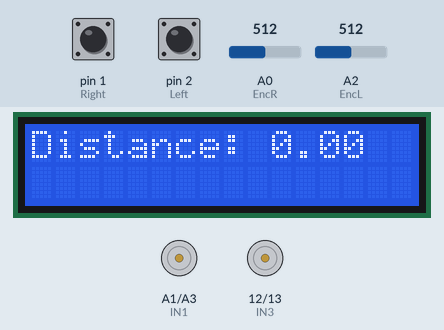
Recording of a sketch running on a simulated Arduino Uno, built with avr-gcc and run on an emulated ATmega328P. Parts: 16×2 character LCD, motor-driver pin pairs drawn as motors (green arrow = first pin HIGH = forward, orange = second pin HIGH = backward, longer = more drive, scaled by the enable pin). The inputs (shaded band) are chosen by the test bench; at power-on: pin 1 (Right) LOW, pin 2 (Left) LOW, A0 (EncR) = 512, A2 (EncL) = 512.

Above: at 1.2 s.
1.3 s: pin 1 (Right) pulled HIGH for 3.2 s
At 2.7 s:
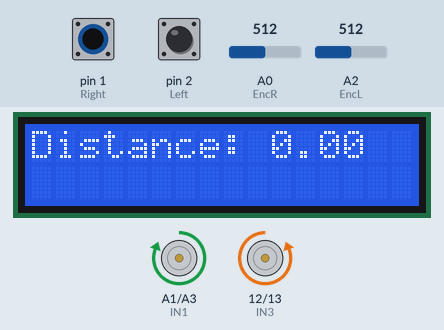
6.0 s: pin 2 (Left) pulled HIGH for 0.15 s
At 7.3 s:
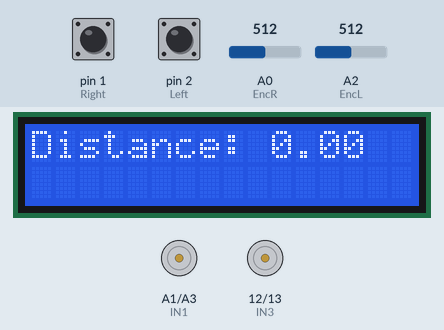
9.1 s: pin 2 (Left) pulled HIGH for 1 s
At 9.9 s:
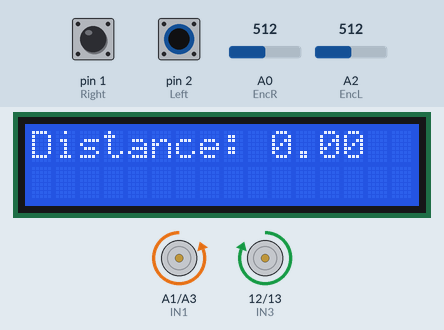
13.1 s: pin 2 (Left) pulled HIGH for 3.2 s
At 17.6 s:
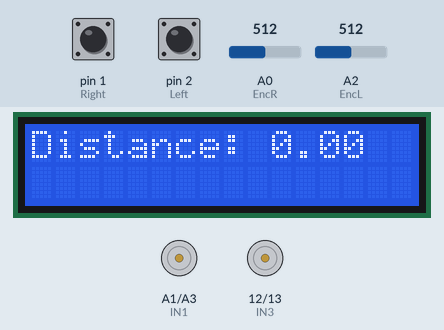
19.3 s: pin 2 (Left) driven HIGH
At 19.8 s:
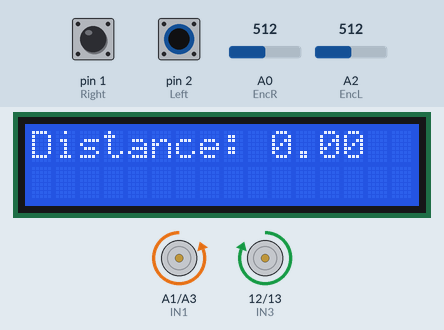
22.3 s: pin 1 (Right) pulled HIGH for 1 s
At 23.1 s:
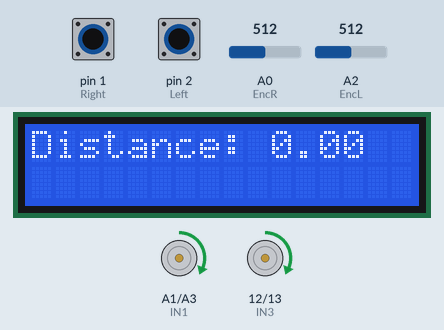
Timing chart, 0 to 25.3 s (numbered marks = the images above; inputs shaded):
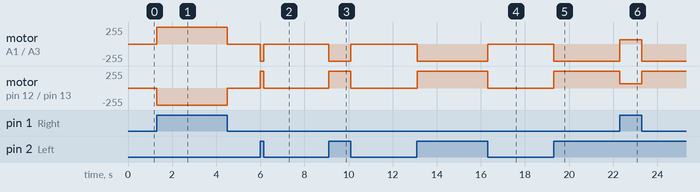

The sketch:

Week2.ino
```cpp
int IN1 = A1;  //forward (m1)
int IN2 = A3;  //backwards (m1)
int IN3 = 12;  // forward(m2)
int IN4 = 13;  // backwards (m2)
int enA = 3;
int enB = 11;
int Right = 1;
int Left = 2;
int R;
int L;

//encoders
long int pulses = 0;
double distance;
int EncR = A0;
int EncL = A2;
int firstEncR;
int firstEncL;
int lastEncR;
int lastEncL;
long int changeR = 0;
long int changeL = 0;
char wheelDirection[1] = { 'N' };

#include <LiquidCrystal.h>
//select the pins used on the LCD panel
LiquidCrystal lcd(8, 9, 4, 5, 6, 7);

void Neutral() {
  analogWrite(enA, 0);
  analogWrite(enB, 0);
  digitalWrite(IN1, LOW);
  digitalWrite(IN2, LOW);
  digitalWrite(IN3, LOW);
  digitalWrite(IN4, LOW);
}

void Drive() {
  analogWrite(enA, 65);
  analogWrite(enB, 65);
  digitalWrite(IN1, HIGH);
  digitalWrite(IN2, LOW);
  digitalWrite(IN3, HIGH);
  digitalWrite(IN4, LOW);
}

void turnLeft() {
  analogWrite(enA, 255);
  analogWrite(enB, 255);
  digitalWrite(IN1, HIGH);
  digitalWrite(IN2, LOW);
  digitalWrite(IN3, LOW);
  digitalWrite(IN4, HIGH);
}

void turnRight() {
  analogWrite(enA, 255);
  analogWrite(enB, 255);
  digitalWrite(IN1, LOW);
  digitalWrite(IN2, HIGH);
  digitalWrite(IN3, HIGH);
  digitalWrite(IN4, LOW);
}

void measureDistance() {

  if (analogRead(EncR) > 100) {
    lastEncR = 1;
  } else {
    lastEncR = 0;
  }
  if (analogRead(EncL) > 100) {
    lastEncL = 1;
  } else {
    lastEncL = 0;
  }

  if (*wheelDirection == 'L' || *wheelDirection == 'D') {
    if (lastEncR != firstEncR) {
      changeR++;
      firstEncR = lastEncR;
    }
  }
  if (*wheelDirection == 'R') {
    if (lastEncL != firstEncL) {
      changeL++;
      firstEncL = lastEncL;
    }
  }
  pulses = changeR + changeL;
  distance = ((pulses / 40.0) * 3.14159 * 3 * 2);
}

void displayDT() {
  lcd.clear();
  lcd.setCursor(0, 0);
  lcd.print("Distance: ");
  lcd.print(distance);
}

void setup() {
  pinMode(IN1, OUTPUT);
  pinMode(IN2, OUTPUT);
  pinMode(IN3, OUTPUT);
  pinMode(IN4, OUTPUT);
  pinMode(enA, OUTPUT);
  pinMode(enB, OUTPUT);
  pinMode(Right, INPUT);
  pinMode(Left, INPUT);
  pinMode(EncL, INPUT);
  pinMode(EncR, INPUT);

  lcd.begin(16, 2);
  lcd.setCursor(0, 0);

  //For encoder
  if (analogRead(EncR) > 100) {  //determine first tick of encoder
    firstEncR = 1;
  } else {
    firstEncR = 0;
  }
  if (analogRead(EncL) > 100) {
    firstEncL = 1;
  } else {
    firstEncL = 0;
  }
}

void loop() {

  R = digitalRead(Right);
  L = digitalRead(Left);

     if (R == 1 && L == 1) {
      Drive();
      *wheelDirection = 'D';
    }
    if (R == 1 && L == 0) {
      turnLeft();
      *wheelDirection = 'L';
    }

    if (R == 0 && L == 1) {
      turnRight();
      *wheelDirection = 'R';
    }
    if (R == 0 && L == 0) {
      Neutral();
      *wheelDirection = 'N';
    }
    measureDistance();
    displayDT();
}
```

Measured:
- after the input at 1.3 s, motor on A1 (IN1) / A3 (IN2): stopped → forward 255/255 at once, → stopped 3.2 s later; motor on pin 12 (IN3) / pin 13 (IN4): stopped → backward 255/255 at once, → stopped 3.2 s later
- after the input at 6.0 s, motor on A1 (IN1) / A3 (IN2): stopped → backward 255/255 at once, → stopped 0.15 s later; motor on pin 12 (IN3) / pin 13 (IN4): stopped → forward 255/255 at once, → stopped 0.15 s later
- after the input at 9.1 s, motor on A1 (IN1) / A3 (IN2): stopped → backward 255/255 at once, → stopped 1.0 s later; motor on pin 12 (IN3) / pin 13 (IN4): stopped → forward 255/255 at once, → stopped 1.0 s later
- after the input at 13.1 s, motor on A1 (IN1) / A3 (IN2): stopped → backward 255/255 at once, → stopped 3.2 s later; motor on pin 12 (IN3) / pin 13 (IN4): stopped → forward 255/255 at once, → stopped 3.2 s later
- after the input at 19.3 s, motor on A1 (IN1) / A3 (IN2): stopped → backward 255/255 at once; motor on pin 12 (IN3) / pin 13 (IN4): stopped → forward 255/255 at once
- after the input at 22.3 s, motor on A1 (IN1) / A3 (IN2): backward 255/255 → forward 65/255 at once, → backward 255/255 1.0 s later; motor on pin 12 (IN3) / pin 13 (IN4): forward 255/255 → forward 65/255 at once, → forward 255/255 1.0 s later
